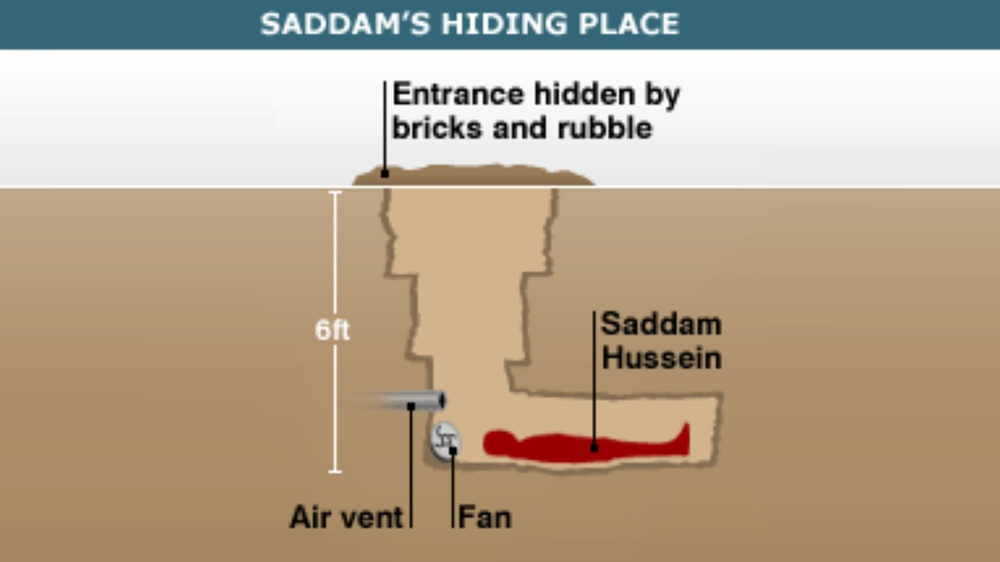
#> input picture images/5fbjb0.jpg, 1000 x 562 px, shrunk from 1600 x 900 before the run; its folder holds 4 pictures in this run
$ python 'convolução.py'
#> lines starting #> are read from the running program, lines starting #| are printed output that depends on the picture
### scripts/utils/generalutils.py

import os
import numpy as np
import matplotlib.pyplot as plt
from pathlib import Path
import glob

def select_imagem():

    basepath =  Path(__file__).resolve().parent.parent.parent

    basepath = basepath /'images'

    os.chdir(basepath)

    python_files = glob.glob("*")


    file_num = 0
    running = True


    while running:
        file_num = 0
        for file in python_files:

            print(file_num,"-",file)
            file_num+=1


        file_choice=int(input("Pick number to select a file,"))

        if(file_choice>=len(python_files)):
            print("Inavlid file....")
            running = False
        else:
            nomeimagem = basepath/python_files[file_choice]

        return str(nomeimagem)
#> this loop made 1 pass; the answer given on pass 1: 1

def split_colors(imagem):

    blue = np.zeros((imagem.shape[0],imagem.shape[1],imagem.shape[2]), dtype = np.uint8)
    green = np.zeros((imagem.shape[0],imagem.shape[1],imagem.shape[2]), dtype = np.uint8)
    red = np.zeros((imagem.shape[0],imagem.shape[1],imagem.shape[2]), dtype = np.uint8)

    gray =  np.zeros( (imagem.shape[0], imagem.shape[1]), dtype = np.uint8 )

    blue[:,:,0] = imagem[:,:,0]
    green[:,:,1] = imagem[:,:,1]
    red[:,:,2] = imagem[:,:,2]

    for i in range(imagem.shape[0]):
        for j in range(imagem.shape[1]):
            gray[i,j] = blue[i,j,0]/3 + green[i,j,1]/3 + red[i,j,2]/3


    return gray, blue, green, red


# [8 lines left out: function adjustpart, not called in this run]


### scripts/utils/grayutils.py
import cv2
import os
import numpy as np
import matplotlib.pyplot as plt
from utils.generalutils import adjustpart


# [219 lines left out: functions blackandwhite, erase, eraserFunc255, eraserFunc0, eraseThree, contraste and 7 more, not called in this run]


def add_black_border(gray, mask_size):

    mask_size-=1

    border_size = int(mask_size/2)

    print("-----",border_size)

    img_with_border = np.zeros( (gray.shape[0]+mask_size, gray.shape[1]+mask_size), dtype = np.uint8 )


    for g in range(border_size, img_with_border.shape[0]-border_size):
        for h in range(border_size, img_with_border.shape[1]-border_size):
            img_with_border[g,h] = gray[g-border_size,h-border_size]

    return img_with_border


import numpy as np

def convolucao(img_border, mask_size=3):
    border_size = mask_size // 2  # Proper padding size

    img_conv = np.zeros((img_border.shape[0] - 2 * border_size,
                         img_border.shape[1] - 2 * border_size), dtype=np.uint8)


    conv_matrix = np.array([[-1,  0,  1],
                             [-2,  0,  2],
                             [-1,  0,  1]])

    for j in range(border_size, img_border.shape[0] - border_size):
        for k in range(border_size, img_border.shape[1] - border_size):

            part = img_border[j - border_size:j + border_size + 1, k - border_size:k + border_size + 1]

            sumol = np.sum(part * conv_matrix)


            sumol = np.clip(sumol, 0, 255)


            img_conv[j - border_size, k - border_size] = sumol

    return img_conv

import numpy as np

# [478 lines left out: functions erosao, dilatacao, erosaohit, invert_img, hitormiss, subtracao and 7 more, not called in this run]

import statistics as st

# [48 lines left out: function moda, not called in this run]


import numpy as np

# [117 lines left out: functions order, filter_test, not called in this run]


### scripts/utils/graphutils.py
import cv2
import os
import numpy as np
import matplotlib.pyplot as plt

# [15 lines left out: function singleHists, not called in this run]


def calcHists(gray, blue, green, red, imagem):
    arr0 = [0] * 256
    base = [0] * 256


    for b in range(256):
        base[b] = b

    for i in gray:
        for j in i:
            arr0[j] += 1
    data = arr0

    blue_hist= [0] * 256
    green_hist = [0] * 256
    red_hist = [0] * 256

    for i in range(imagem.shape[0]):
            for j in range(imagem.shape[1]):
                blue_hist[blue[i,j,0]] += 1
                green_hist[green[i,j,1]] += 1
                red_hist[red[i,j,2]] += 1

    return base, data, blue_hist, green_hist, red_hist

# [72 lines left out: functions plothists, plot, not called in this run]


def plotGrayOnly(base, data):


    plt.bar(base, data, color='grey')
    plt.suptitle('Grey Dataset')
    plt.xlabel('Values')
    plt.ylabel('Frequency')
    # Blue dataset

    # Adjust layout for better appearance
    plt.tight_layout(rect=[0, 0, 1, 0.96])
    plt.show()

# [122 lines left out: functions compareplotGrayOnly, compareplotGrayOnlyThree, detectvaley, generatehist, not called in this run]

### scripts/convolução.py

import cv2
from utils.generalutils import *
from utils.grayutils import add_black_border, convolucao
from utils.graphutils import calcHists, plotGrayOnly


nomeimagem = select_imagem()

imagem = cv2.imread(nomeimagem)
#> imagem is the input picture: shape (562, 1000, 3); mean B, G, R 142.4, 164.7, 180.2


print("lenght: ")

print(imagem.shape[1])
#| 1000

print("height: ")
print(imagem.shape[0])
#| 562


print("Channels: ")
print(imagem.shape[2])
#| 3

gray, blue, green, red = split_colors(imagem)
#> in split_colors, `blue[:,:,0] = imagem[:,:,0]`:
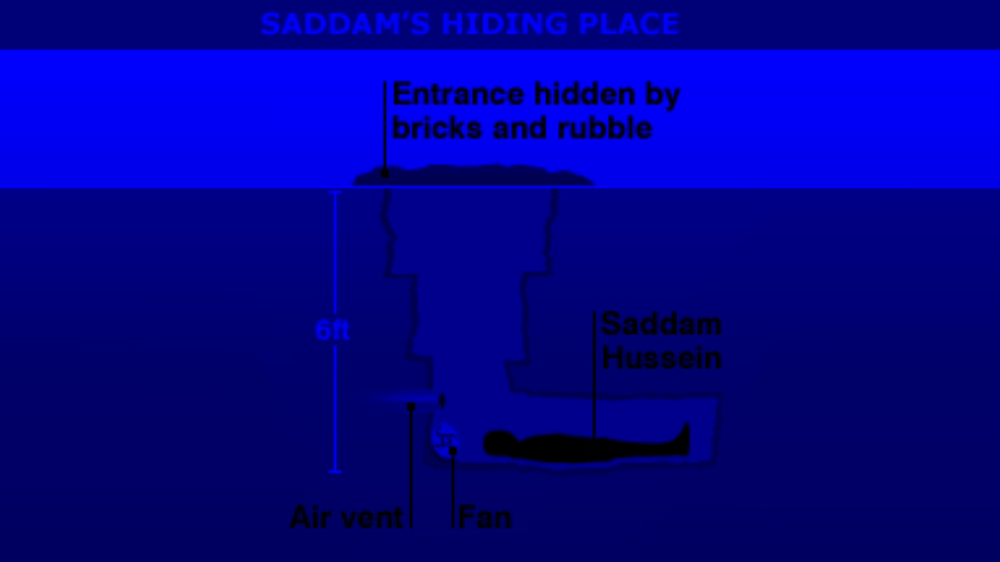
#> blue: shape (562, 1000, 3); mean B, G, R 142.4, 0, 0
#> in split_colors, `green[:,:,1] = imagem[:,:,1]`:
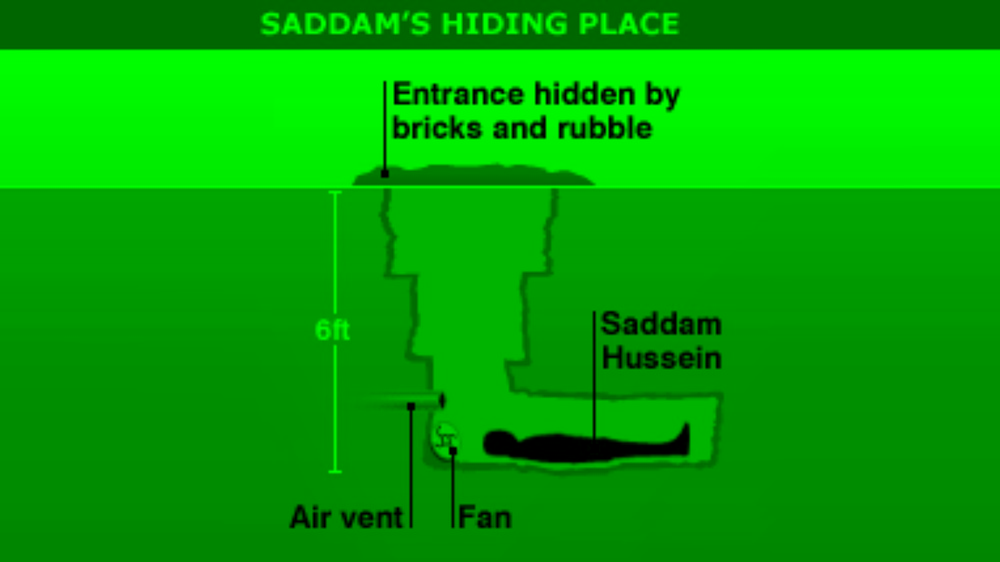
#> green: shape (562, 1000, 3); mean B, G, R 0, 164.7, 0
#> in split_colors, `red[:,:,2] = imagem[:,:,2]`:
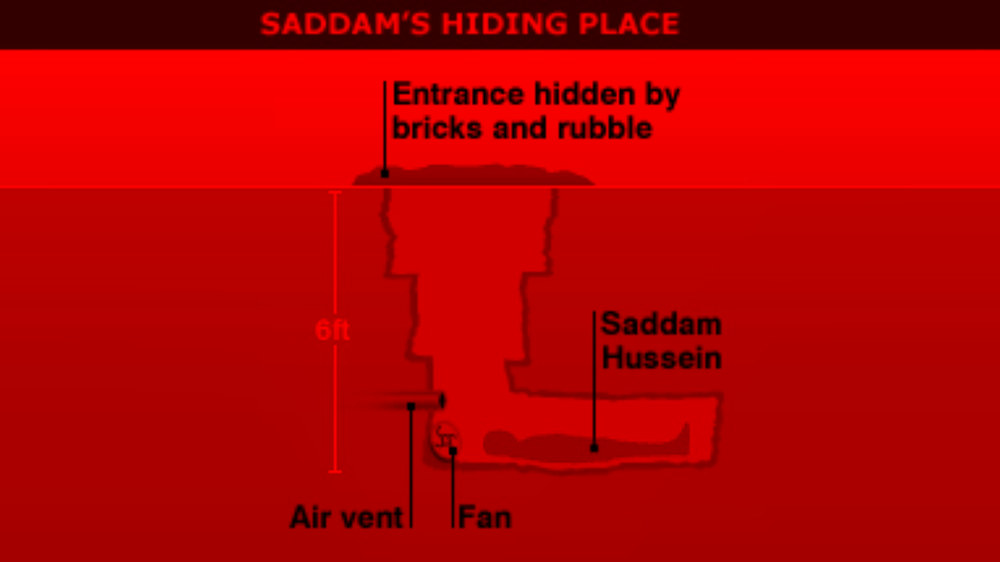
#> red: shape (562, 1000, 3); mean B, G, R 0, 0, 180.2
#> after the loop in split_colors, `for i in range(imagem.shape[0]):`:
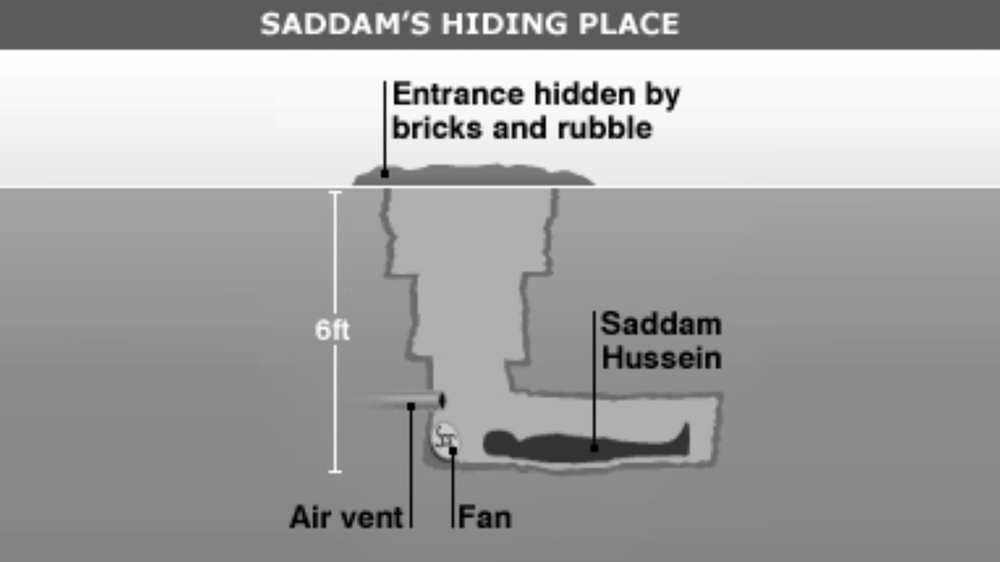
#> gray: shape (562, 1000); min 0, max 255, mean 162.2

border_img = add_black_border(gray,3)
#> after the loop in add_black_border, `for g in range(border_size, img_with_border.shape[0]-border_size):`:
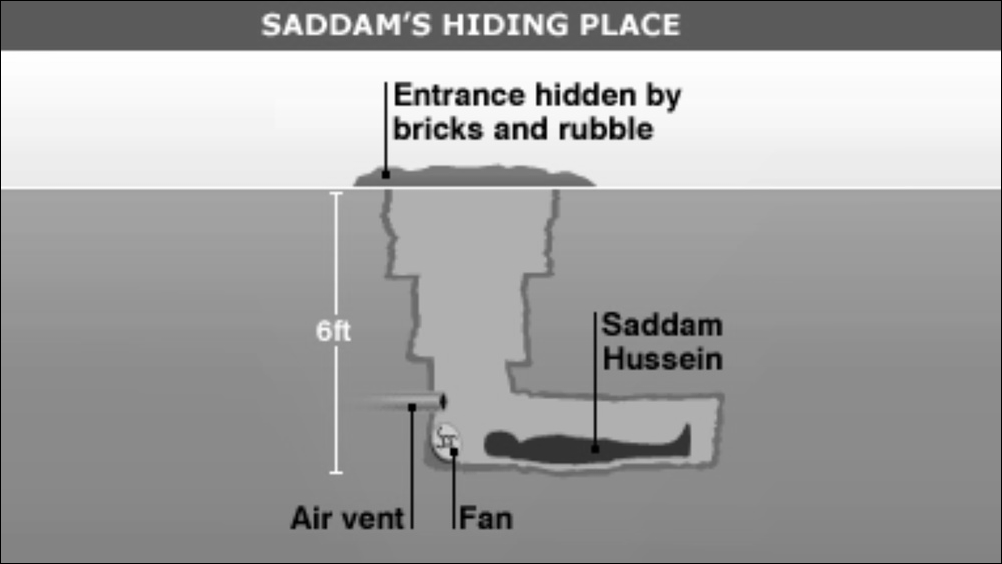
#> img_with_border: shape (564, 1002); min 0, max 255, mean 161.3

print("lenght: ")

print(border_img.shape[1])
#| 1002

print("height: ")
print(border_img.shape[0])
#| 564


conv_img = convolucao(border_img,3)
#> after the loop in convolucao, `for j in range(border_size, img_border.shape[0] - border_size):`:
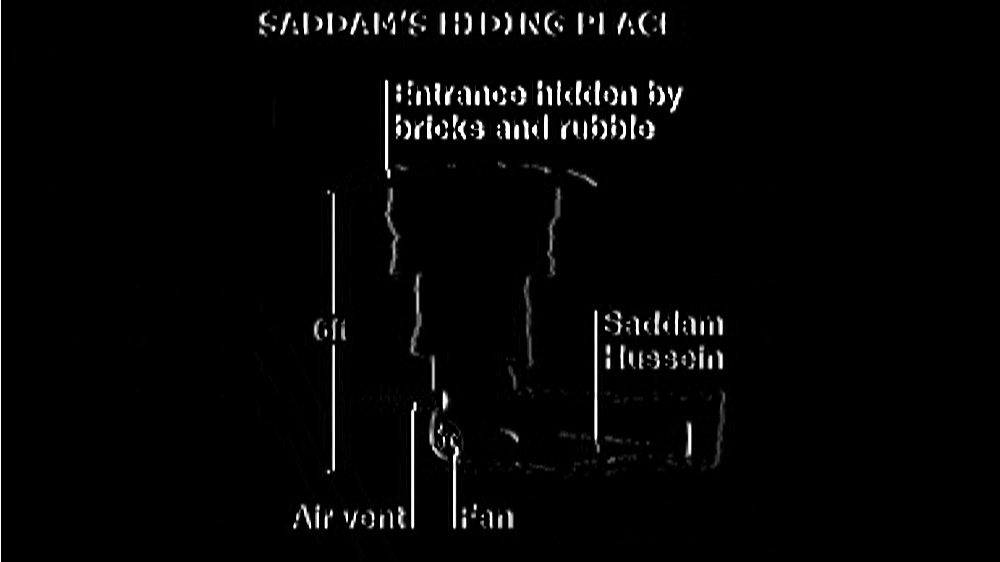
#> img_conv: shape (562, 1000); min 0, max 255, mean 5.8

base, data, _, _, _ = calcHists(conv_img, blue, green, red, imagem)
#> after the loop in calcHists, `for i in gray:`: arr0 = 256 values, max 510689 at index 0, min 22 at index 253, mean 2195.3
#> in calcHists, `data = arr0`: data has the same summary as arr0
#> base = 256 values from 0 to 255; data has the same summary as arr0 in calcHists
plotGrayOnly(base, data)
#> in plotGrayOnly, `plt.show()`:
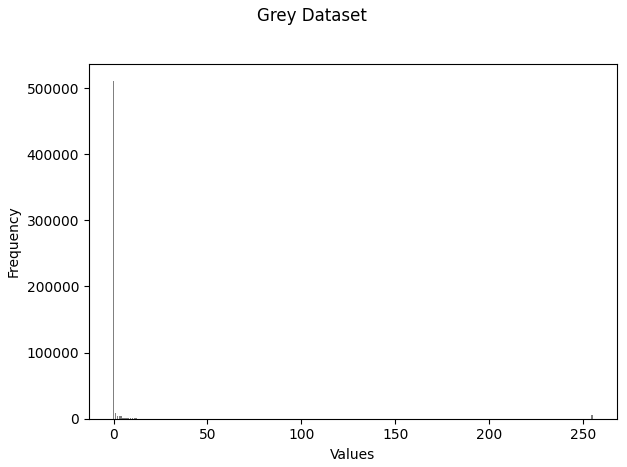
#> figure drawn by matplotlib, 1 panel; tallest bar 510689 high, from x = -0.4 to 0.4


cv2.imshow("Combined Image", conv_img)
cv2.waitKey(0)
cv2.destroyAllWindows()
